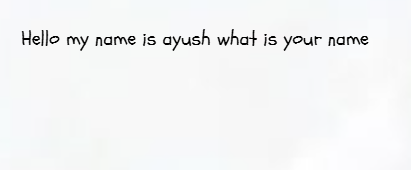
#> input picture Assignment_5/img3.png, 411 x 170 px
$ jupyter execute --allow-errors Assignment_5.ipynb   (shell and % lines are left out)
#> lines starting #> are read from the running program, lines starting #| are printed output that depends on the picture; after the words box and inside, x2 and y2 are one past the last pixel; in counts of white or black regions, pixels touching at a corner belong together
#> further down, image_loaded is the input picture: shape (170, 411, 3); mean B, G, R 244.7, 244.3, 243.3
[cell 1]

# Install Pillow (needed for image handling)

import pytesseract
pytesseract.pytesseract.tesseract_cmd = r"C:\\Program Files\\Tesseract-OCR\\tesseract.exe"

[cell 2]
import cv2
import numpy as np
import pytesseract
import os

[cell 3]
def process_image(img):
    gray_image = cv2.cvtColor(img, cv2.COLOR_BGR2GRAY)
    noise_free = cv2.fastNlMeansDenoising(gray_image)
    binary_thresh = cv2.threshold(noise_free, 0, 255, cv2.THRESH_BINARY + cv2.THRESH_OTSU)[1]
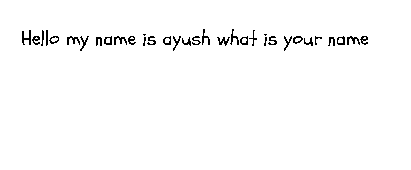
#> binary_thresh: shape (170, 411); 98.2% white; black in thin lines or dots, all inside (x1, y1, x2, y2) = (22, 29, 368, 51)
    return binary_thresh

[cell 4]
def text_regions(image_data):
    detected_data = pytesseract.image_to_data(image_data, output_type=pytesseract.Output.DICT)
    return detected_data

[cell 5]
def mark_text_regions(img, detected_boxes):
    output_img = img.copy()
    num_boxes = len(detected_boxes['level'])
    for i in range(num_boxes):
        if int(detected_boxes['conf'][i]) > 60:
            (x, y, width, height) = (detected_boxes['left'][i], detected_boxes['top'][i], detected_boxes['width'][i], detected_boxes['height'][i])
            cv2.rectangle(output_img, (x, y), (x + width, y + height), (0, 255, 0), 2)
    return output_img

[cell 6]
def extract_text(detected_boxes):
    text_content = []
    num_boxes = len(detected_boxes['level'])
    for i in range(num_boxes):
        if int(detected_boxes['conf'][i]) > 60:
            text_content.append(detected_boxes['text'][i])
    return ' '.join(text_content)

[cell 7]
import matplotlib.pyplot as plt

def show_image(img, title="Image"):
    # Convert BGR (OpenCV) → RGB (matplotlib)
    img_rgb = cv2.cvtColor(img, cv2.COLOR_BGR2RGB)
    plt.figure(figsize=(8, 6))
    plt.imshow(img_rgb)
    plt.title(title)
    plt.axis("off")
    plt.show()

img_path = "img3.png"
image_loaded = cv2.imread(img_path)

# Check if image was successfully loaded
#> (the rest of this cell did not finish here and is left out)
